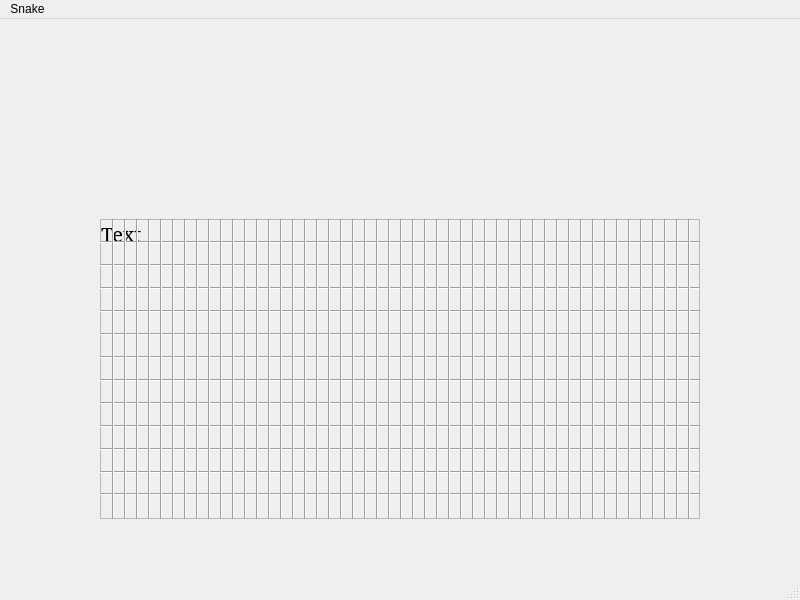
<?xml version="1.0" encoding="UTF-8"?>
<ui version="4.0">
 <class>Snake</class>
 <widget class="QMainWindow" name="Snake">
  <property name="geometry">
   <rect>
    <x>0</x>
    <y>0</y>
    <width>800</width>
    <height>600</height>
   </rect>
  </property>
  <property name="minimumSize">
   <size>
    <width>800</width>
    <height>600</height>
   </size>
  </property>
  <property name="maximumSize">
   <size>
    <width>800</width>
    <height>600</height>
   </size>
  </property>
  <property name="windowTitle">
   <string>Snake</string>
  </property>
  <property name="autoFillBackground">
   <bool>false</bool>
  </property>
  <widget class="QWidget" name="centralwidget">
   <widget class="QFrame" name="frame">
    <property name="geometry">
     <rect>
      <x>100</x>
      <y>200</y>
      <width>600</width>
      <height>300</height>
     </rect>
    </property>
    <property name="minimumSize">
     <size>
      <width>600</width>
      <height>300</height>
     </size>
    </property>
    <property name="maximumSize">
     <size>
      <width>600</width>
      <height>300</height>
     </size>
    </property>
    <property name="frameShape">
     <enum>QFrame::Shape::StyledPanel</enum>
    </property>
    <property name="frameShadow">
     <enum>QFrame::Shadow::Raised</enum>
    </property>
    <property name="lineWidth">
     <number>10</number>
    </property>
    <property name="midLineWidth">
     <number>10</number>
    </property>
    <widget class="QLabel" name="GameBoard">
     <property name="geometry">
      <rect>
       <x>0</x>
       <y>0</y>
       <width>600</width>
       <height>300</height>
      </rect>
     </property>
     <property name="minimumSize">
      <size>
       <width>600</width>
       <height>300</height>
      </size>
     </property>
     <property name="maximumSize">
      <size>
       <width>600</width>
       <height>300</height>
      </size>
     </property>
     <property name="font">
      <font>
       <family>MS Serif</family>
       <pointsize>15</pointsize>
      </font>
     </property>
     <property name="frameShape">
      <enum>QFrame::Shape::StyledPanel</enum>
     </property>
     <property name="frameShadow">
      <enum>QFrame::Shadow::Raised</enum>
     </property>
     <property name="lineWidth">
      <number>0</number>
     </property>
     <property name="text">
      <string>Text</string>
     </property>
     <property name="textFormat">
      <enum>Qt::TextFormat::PlainText</enum>
     </property>
     <property name="alignment">
      <set>Qt::AlignmentFlag::AlignLeading|Qt::AlignmentFlag::AlignLeft|Qt::AlignmentFlag::AlignTop</set>
     </property>
     <property name="indent">
      <number>0</number>
     </property>
     <property name="textInteractionFlags">
      <set>Qt::TextInteractionFlag::NoTextInteraction</set>
     </property>
    </widget>
    <widget class="Line" name="line_2">
     <property name="geometry">
      <rect>
       <x>0</x>
       <y>45</y>
       <width>600</width>
       <height>3</height>
      </rect>
     </property>
     <property name="orientation">
      <enum>Qt::Orientation::Horizontal</enum>
     </property>
    </widget>
    <widget class="Line" name="line_3">
     <property name="geometry">
      <rect>
       <x>0</x>
       <y>68</y>
       <width>600</width>
       <height>3</height>
      </rect>
     </property>
     <property name="orientation">
      <enum>Qt::Orientation::Horizontal</enum>
     </property>
    </widget>
    <widget class="Line" name="line_4">
     <property name="geometry">
      <rect>
       <x>0</x>
       <y>91</y>
       <width>600</width>
       <height>3</height>
      </rect>
     </property>
     <property name="orientation">
      <enum>Qt::Orientation::Horizontal</enum>
     </property>
    </widget>
    <widget class="Line" name="line_5">
     <property name="geometry">
      <rect>
       <x>0</x>
       <y>114</y>
       <width>600</width>
       <height>3</height>
      </rect>
     </property>
     <property name="orientation">
      <enum>Qt::Orientation::Horizontal</enum>
     </property>
    </widget>
    <widget class="Line" name="line_6">
     <property name="geometry">
      <rect>
       <x>0</x>
       <y>137</y>
       <width>600</width>
       <height>3</height>
      </rect>
     </property>
     <property name="orientation">
      <enum>Qt::Orientation::Horizontal</enum>
     </property>
    </widget>
    <widget class="Line" name="line_7">
     <property name="geometry">
      <rect>
       <x>0</x>
       <y>160</y>
       <width>600</width>
       <height>3</height>
      </rect>
     </property>
     <property name="orientation">
      <enum>Qt::Orientation::Horizontal</enum>
     </property>
    </widget>
    <widget class="Line" name="line_8">
     <property name="geometry">
      <rect>
       <x>0</x>
       <y>183</y>
       <width>600</width>
       <height>3</height>
      </rect>
     </property>
     <property name="orientation">
      <enum>Qt::Orientation::Horizontal</enum>
     </property>
    </widget>
    <widget class="Line" name="line_9">
     <property name="geometry">
      <rect>
       <x>0</x>
       <y>206</y>
       <width>600</width>
       <height>3</height>
      </rect>
     </property>
     <property name="orientation">
      <enum>Qt::Orientation::Horizontal</enum>
     </property>
    </widget>
    <widget class="Line" name="line_10">
     <property name="geometry">
      <rect>
       <x>0</x>
       <y>229</y>
       <width>600</width>
       <height>3</height>
      </rect>
     </property>
     <property name="orientation">
      <enum>Qt::Orientation::Horizontal</enum>
     </property>
    </widget>
    <widget class="Line" name="line_11">
     <property name="geometry">
      <rect>
       <x>0</x>
       <y>252</y>
       <width>600</width>
       <height>3</height>
      </rect>
     </property>
     <property name="orientation">
      <enum>Qt::Orientation::Horizontal</enum>
     </property>
    </widget>
    <widget class="Line" name="line_12">
     <property name="geometry">
      <rect>
       <x>0</x>
       <y>22</y>
       <width>600</width>
       <height>3</height>
      </rect>
     </property>
     <property name="orientation">
      <enum>Qt::Orientation::Horizontal</enum>
     </property>
    </widget>
    <widget class="Line" name="line_13">
     <property name="geometry">
      <rect>
       <x>0</x>
       <y>274</y>
       <width>600</width>
       <height>3</height>
      </rect>
     </property>
     <property name="orientation">
      <enum>Qt::Orientation::Horizontal</enum>
     </property>
    </widget>
    <widget class="Line" name="Vline">
     <property name="geometry">
      <rect>
       <x>12</x>
       <y>0</y>
       <width>3</width>
       <height>300</height>
      </rect>
     </property>
     <property name="orientation">
      <enum>Qt::Orientation::Vertical</enum>
     </property>
    </widget>
    <widget class="Line" name="Vline_2">
     <property name="geometry">
      <rect>
       <x>24</x>
       <y>0</y>
       <width>3</width>
       <height>300</height>
      </rect>
     </property>
     <property name="orientation">
      <enum>Qt::Orientation::Vertical</enum>
     </property>
    </widget>
    <widget class="Line" name="Vline_3">
     <property name="geometry">
      <rect>
       <x>36</x>
       <y>0</y>
       <width>3</width>
       <height>300</height>
      </rect>
     </property>
     <property name="orientation">
      <enum>Qt::Orientation::Vertical</enum>
     </property>
    </widget>
    <widget class="Line" name="Vline_4">
     <property name="geometry">
      <rect>
       <x>48</x>
       <y>0</y>
       <width>3</width>
       <height>300</height>
      </rect>
     </property>
     <property name="orientation">
      <enum>Qt::Orientation::Vertical</enum>
     </property>
    </widget>
    <widget class="Line" name="Vline_5">
     <property name="geometry">
      <rect>
       <x>60</x>
       <y>0</y>
       <width>3</width>
       <height>300</height>
      </rect>
     </property>
     <property name="orientation">
      <enum>Qt::Orientation::Vertical</enum>
     </property>
    </widget>
    <widget class="Line" name="Vline_6">
     <property name="geometry">
      <rect>
       <x>72</x>
       <y>0</y>
       <width>3</width>
       <height>300</height>
      </rect>
     </property>
     <property name="orientation">
      <enum>Qt::Orientation::Vertical</enum>
     </property>
    </widget>
    <widget class="Line" name="Vline_7">
     <property name="geometry">
      <rect>
       <x>84</x>
       <y>0</y>
       <width>3</width>
       <height>300</height>
      </rect>
     </property>
     <property name="orientation">
      <enum>Qt::Orientation::Vertical</enum>
     </property>
    </widget>
    <widget class="Line" name="Vline_8">
     <property name="geometry">
      <rect>
       <x>96</x>
       <y>0</y>
       <width>3</width>
       <height>300</height>
      </rect>
     </property>
     <property name="orientation">
      <enum>Qt::Orientation::Vertical</enum>
     </property>
    </widget>
    <widget class="Line" name="Vline_9">
     <property name="geometry">
      <rect>
       <x>108</x>
       <y>0</y>
       <width>3</width>
       <height>300</height>
      </rect>
     </property>
     <property name="orientation">
      <enum>Qt::Orientation::Vertical</enum>
     </property>
    </widget>
    <widget class="Line" name="Vline_10">
     <property name="geometry">
      <rect>
       <x>120</x>
       <y>0</y>
       <width>3</width>
       <height>300</height>
      </rect>
     </property>
     <property name="orientation">
      <enum>Qt::Orientation::Vertical</enum>
     </property>
    </widget>
    <widget class="Line" name="Vline_11">
     <property name="geometry">
      <rect>
       <x>132</x>
       <y>0</y>
       <width>3</width>
       <height>300</height>
      </rect>
     </property>
     <property name="orientation">
      <enum>Qt::Orientation::Vertical</enum>
     </property>
    </widget>
    <widget class="Line" name="Vline_12">
     <property name="geometry">
      <rect>
       <x>144</x>
       <y>0</y>
       <width>3</width>
       <height>300</height>
      </rect>
     </property>
     <property name="orientation">
      <enum>Qt::Orientation::Vertical</enum>
     </property>
    </widget>
    <widget class="Line" name="Vline_13">
     <property name="geometry">
      <rect>
       <x>156</x>
       <y>0</y>
       <width>3</width>
       <height>300</height>
      </rect>
     </property>
     <property name="orientation">
      <enum>Qt::Orientation::Vertical</enum>
     </property>
    </widget>
    <widget class="Line" name="Vline_14">
     <property name="geometry">
      <rect>
       <x>168</x>
       <y>0</y>
       <width>3</width>
       <height>300</height>
      </rect>
     </property>
     <property name="orientation">
      <enum>Qt::Orientation::Vertical</enum>
     </property>
    </widget>
    <widget class="Line" name="Vline_15">
     <property name="geometry">
      <rect>
       <x>180</x>
       <y>0</y>
       <width>3</width>
       <height>300</height>
      </rect>
     </property>
     <property name="orientation">
      <enum>Qt::Orientation::Vertical</enum>
     </property>
    </widget>
    <widget class="Line" name="Vline_16">
     <property name="geometry">
      <rect>
       <x>192</x>
       <y>0</y>
       <width>3</width>
       <height>300</height>
      </rect>
     </property>
     <property name="orientation">
      <enum>Qt::Orientation::Vertical</enum>
     </property>
    </widget>
    <widget class="Line" name="Vline_17">
     <property name="geometry">
      <rect>
       <x>204</x>
       <y>0</y>
       <width>3</width>
       <height>300</height>
      </rect>
     </property>
     <property name="orientation">
      <enum>Qt::Orientation::Vertical</enum>
     </property>
    </widget>
    <widget class="Line" name="Vline_18">
     <property name="geometry">
      <rect>
       <x>216</x>
       <y>0</y>
       <width>3</width>
       <height>300</height>
      </rect>
     </property>
     <property name="orientation">
      <enum>Qt::Orientation::Vertical</enum>
     </property>
    </widget>
    <widget class="Line" name="Vline_19">
     <property name="geometry">
      <rect>
       <x>228</x>
       <y>0</y>
       <width>3</width>
       <height>300</height>
      </rect>
     </property>
     <property name="orientation">
      <enum>Qt::Orientation::Vertical</enum>
     </property>
    </widget>
    <widget class="Line" name="Vline_20">
     <property name="geometry">
      <rect>
       <x>240</x>
       <y>0</y>
       <width>3</width>
       <height>300</height>
      </rect>
     </property>
     <property name="orientation">
      <enum>Qt::Orientation::Vertical</enum>
     </property>
    </widget>
    <widget class="Line" name="Vline_21">
     <property name="geometry">
      <rect>
       <x>252</x>
       <y>0</y>
       <width>3</width>
       <height>300</height>
      </rect>
     </property>
     <property name="orientation">
      <enum>Qt::Orientation::Vertical</enum>
     </property>
    </widget>
    <widget class="Line" name="Vline_22">
     <property name="geometry">
      <rect>
       <x>264</x>
       <y>0</y>
       <width>3</width>
       <height>300</height>
      </rect>
     </property>
     <property name="orientation">
      <enum>Qt::Orientation::Vertical</enum>
     </property>
    </widget>
    <widget class="Line" name="Vline_23">
     <property name="geometry">
      <rect>
       <x>276</x>
       <y>0</y>
       <width>3</width>
       <height>300</height>
      </rect>
     </property>
     <property name="orientation">
      <enum>Qt::Orientation::Vertical</enum>
     </property>
    </widget>
    <widget class="Line" name="Vline_24">
     <property name="geometry">
      <rect>
       <x>288</x>
       <y>0</y>
       <width>3</width>
       <height>300</height>
      </rect>
     </property>
     <property name="orientation">
      <enum>Qt::Orientation::Vertical</enum>
     </property>
    </widget>
    <widget class="Line" name="Vline_25">
     <property name="geometry">
      <rect>
       <x>300</x>
       <y>0</y>
       <width>3</width>
       <height>300</height>
      </rect>
     </property>
     <property name="orientation">
      <enum>Qt::Orientation::Vertical</enum>
     </property>
    </widget>
    <widget class="Line" name="Vline_26">
     <property name="geometry">
      <rect>
       <x>312</x>
       <y>0</y>
       <width>3</width>
       <height>300</height>
      </rect>
     </property>
     <property name="orientation">
      <enum>Qt::Orientation::Vertical</enum>
     </property>
    </widget>
    <widget class="Line" name="Vline_27">
     <property name="geometry">
      <rect>
       <x>324</x>
       <y>0</y>
       <width>3</width>
       <height>300</height>
      </rect>
     </property>
     <property name="orientation">
      <enum>Qt::Orientation::Vertical</enum>
     </property>
    </widget>
    <widget class="Line" name="Vline_28">
     <property name="geometry">
      <rect>
       <x>336</x>
       <y>0</y>
       <width>3</width>
       <height>300</height>
      </rect>
     </property>
     <property name="orientation">
      <enum>Qt::Orientation::Vertical</enum>
     </property>
    </widget>
    <widget class="Line" name="Vline_29">
     <property name="geometry">
      <rect>
       <x>348</x>
       <y>0</y>
       <width>3</width>
       <height>300</height>
      </rect>
     </property>
     <property name="orientation">
      <enum>Qt::Orientation::Vertical</enum>
     </property>
    </widget>
    <widget class="Line" name="Vline_30">
     <property name="geometry">
      <rect>
       <x>360</x>
       <y>0</y>
       <width>3</width>
       <height>300</height>
      </rect>
     </property>
     <property name="orientation">
      <enum>Qt::Orientation::Vertical</enum>
     </property>
    </widget>
    <widget class="Line" name="Vline_31">
     <property name="geometry">
      <rect>
       <x>372</x>
       <y>0</y>
       <width>3</width>
       <height>300</height>
      </rect>
     </property>
     <property name="orientation">
      <enum>Qt::Orientation::Vertical</enum>
     </property>
    </widget>
    <widget class="Line" name="Vline_32">
     <property name="geometry">
      <rect>
       <x>384</x>
       <y>0</y>
       <width>3</width>
       <height>300</height>
      </rect>
     </property>
     <property name="orientation">
      <enum>Qt::Orientation::Vertical</enum>
     </property>
    </widget>
    <widget class="Line" name="Vline_33">
     <property name="geometry">
      <rect>
       <x>396</x>
       <y>0</y>
       <width>3</width>
       <height>300</height>
      </rect>
     </property>
     <property name="orientation">
      <enum>Qt::Orientation::Vertical</enum>
     </property>
    </widget>
    <widget class="Line" name="Vline_34">
     <property name="geometry">
      <rect>
       <x>408</x>
       <y>0</y>
       <width>3</width>
       <height>300</height>
      </rect>
     </property>
     <property name="orientation">
      <enum>Qt::Orientation::Vertical</enum>
     </property>
    </widget>
    <widget class="Line" name="Vline_35">
     <property name="geometry">
      <rect>
       <x>420</x>
       <y>0</y>
       <width>3</width>
       <height>300</height>
      </rect>
     </property>
     <property name="orientation">
      <enum>Qt::Orientation::Vertical</enum>
     </property>
    </widget>
    <widget class="Line" name="Vline_36">
     <property name="geometry">
      <rect>
       <x>432</x>
       <y>0</y>
       <width>3</width>
       <height>300</height>
      </rect>
     </property>
     <property name="orientation">
      <enum>Qt::Orientation::Vertical</enum>
     </property>
    </widget>
    <widget class="Line" name="Vline_37">
     <property name="geometry">
      <rect>
       <x>444</x>
       <y>0</y>
       <width>3</width>
       <height>300</height>
      </rect>
     </property>
     <property name="orientation">
      <enum>Qt::Orientation::Vertical</enum>
     </property>
    </widget>
    <widget class="Line" name="Vline_38">
     <property name="geometry">
      <rect>
       <x>456</x>
       <y>0</y>
       <width>3</width>
       <height>300</height>
      </rect>
     </property>
     <property name="orientation">
      <enum>Qt::Orientation::Vertical</enum>
     </property>
    </widget>
    <widget class="Line" name="Vline_39">
     <property name="geometry">
      <rect>
       <x>468</x>
       <y>0</y>
       <width>3</width>
       <height>300</height>
      </rect>
     </property>
     <property name="orientation">
      <enum>Qt::Orientation::Vertical</enum>
     </property>
    </widget>
    <widget class="Line" name="Vline_40">
     <property name="geometry">
      <rect>
       <x>480</x>
       <y>0</y>
       <width>3</width>
       <height>300</height>
      </rect>
     </property>
     <property name="orientation">
      <enum>Qt::Orientation::Vertical</enum>
     </property>
    </widget>
    <widget class="Line" name="Vline_41">
     <property name="geometry">
      <rect>
       <x>492</x>
       <y>0</y>
       <width>3</width>
       <height>300</height>
      </rect>
     </property>
     <property name="orientation">
      <enum>Qt::Orientation::Vertical</enum>
     </property>
    </widget>
    <widget class="Line" name="Vline_42">
     <property name="geometry">
      <rect>
       <x>504</x>
       <y>0</y>
       <width>3</width>
       <height>300</height>
      </rect>
     </property>
     <property name="orientation">
      <enum>Qt::Orientation::Vertical</enum>
     </property>
    </widget>
    <widget class="Line" name="Vline_43">
     <property name="geometry">
      <rect>
       <x>516</x>
       <y>0</y>
       <width>3</width>
       <height>300</height>
      </rect>
     </property>
     <property name="orientation">
      <enum>Qt::Orientation::Vertical</enum>
     </property>
    </widget>
    <widget class="Line" name="Vline_44">
     <property name="geometry">
      <rect>
       <x>528</x>
       <y>0</y>
       <width>3</width>
       <height>300</height>
      </rect>
     </property>
     <property name="orientation">
      <enum>Qt::Orientation::Vertical</enum>
     </property>
    </widget>
    <widget class="Line" name="Vline_45">
     <property name="geometry">
      <rect>
       <x>540</x>
       <y>0</y>
       <width>3</width>
       <height>300</height>
      </rect>
     </property>
     <property name="orientation">
      <enum>Qt::Orientation::Vertical</enum>
     </property>
    </widget>
    <widget class="Line" name="Vline_46">
     <property name="geometry">
      <rect>
       <x>552</x>
       <y>0</y>
       <width>3</width>
       <height>300</height>
      </rect>
     </property>
     <property name="orientation">
      <enum>Qt::Orientation::Vertical</enum>
     </property>
    </widget>
    <widget class="Line" name="Vline_47">
     <property name="geometry">
      <rect>
       <x>564</x>
       <y>0</y>
       <width>3</width>
       <height>300</height>
      </rect>
     </property>
     <property name="orientation">
      <enum>Qt::Orientation::Vertical</enum>
     </property>
    </widget>
    <widget class="Line" name="Vline_48">
     <property name="geometry">
      <rect>
       <x>576</x>
       <y>0</y>
       <width>3</width>
       <height>300</height>
      </rect>
     </property>
     <property name="orientation">
      <enum>Qt::Orientation::Vertical</enum>
     </property>
    </widget>
    <widget class="Line" name="Vline_49">
     <property name="geometry">
      <rect>
       <x>588</x>
       <y>0</y>
       <width>3</width>
       <height>300</height>
      </rect>
     </property>
     <property name="orientation">
      <enum>Qt::Orientation::Vertical</enum>
     </property>
    </widget>
   </widget>
  </widget>
  <widget class="QMenuBar" name="menubar">
   <property name="geometry">
    <rect>
     <x>0</x>
     <y>0</y>
     <width>800</width>
     <height>25</height>
    </rect>
   </property>
   <widget class="QMenu" name="menuSnake">
    <property name="title">
     <string>Snake</string>
    </property>
   </widget>
   <addaction name="menuSnake"/>
  </widget>
  <widget class="QStatusBar" name="statusbar"/>
 </widget>
 <resources/>
 <connections/>
</ui>
